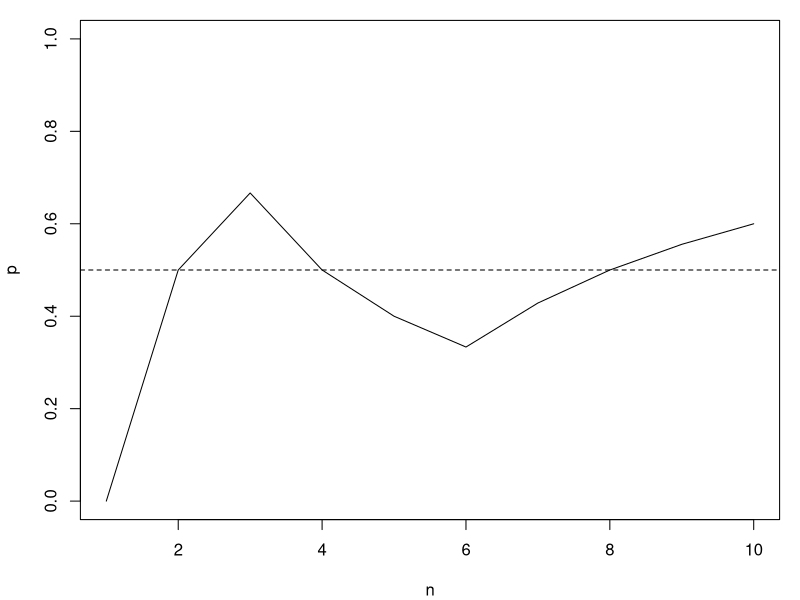
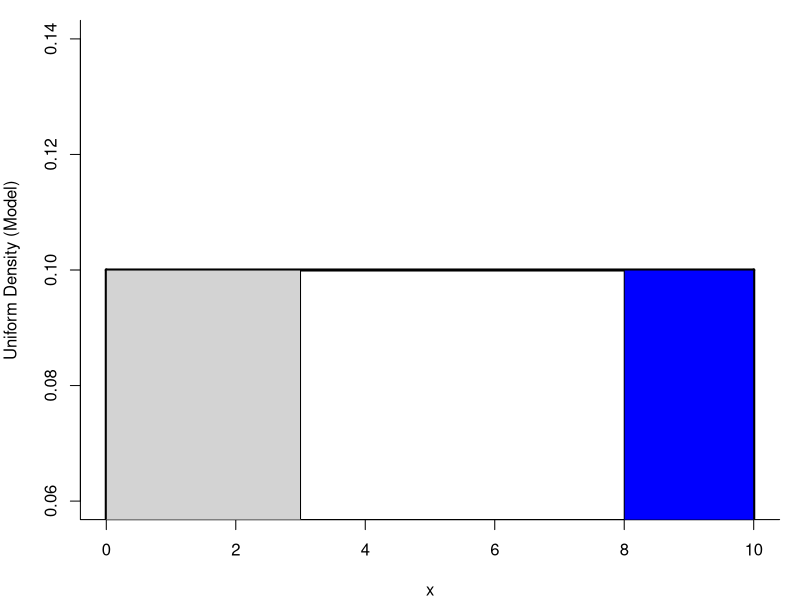
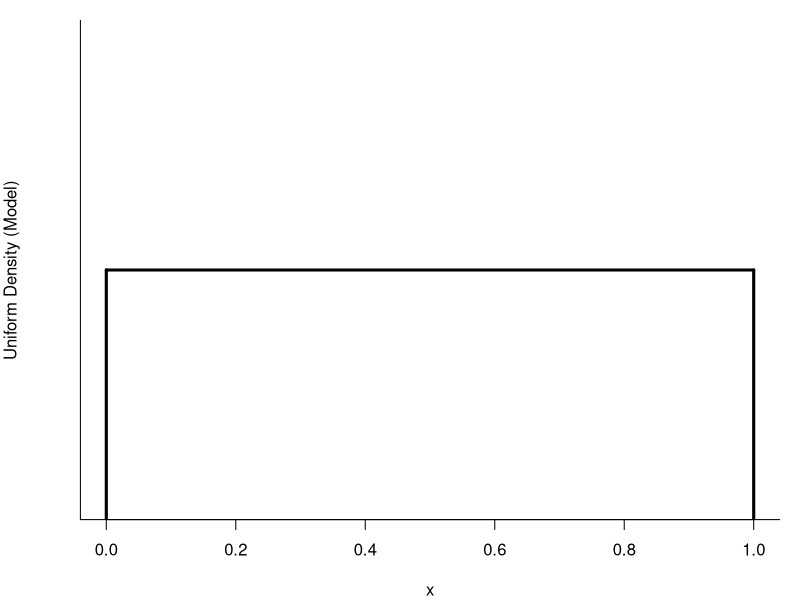
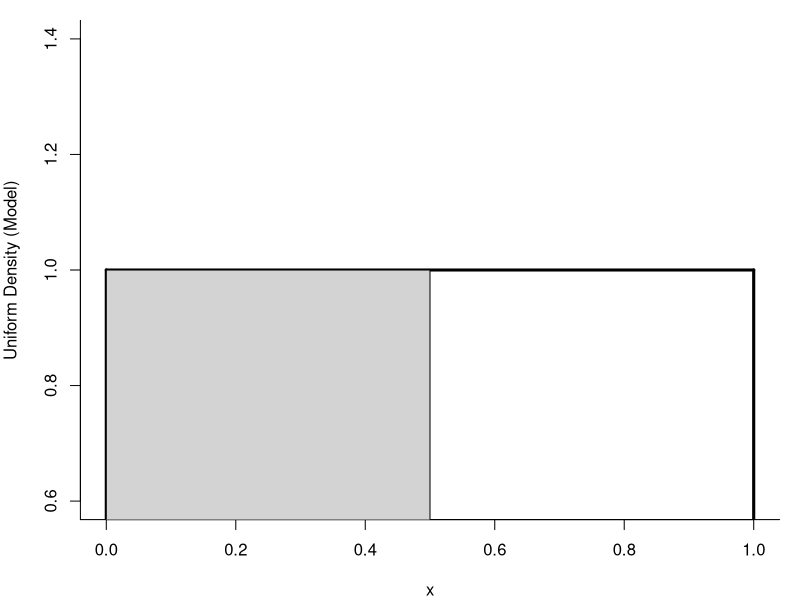
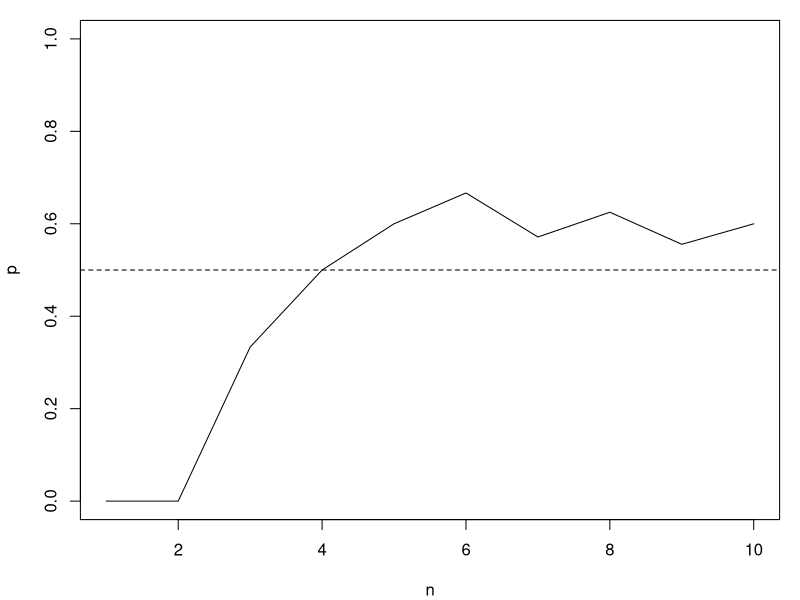
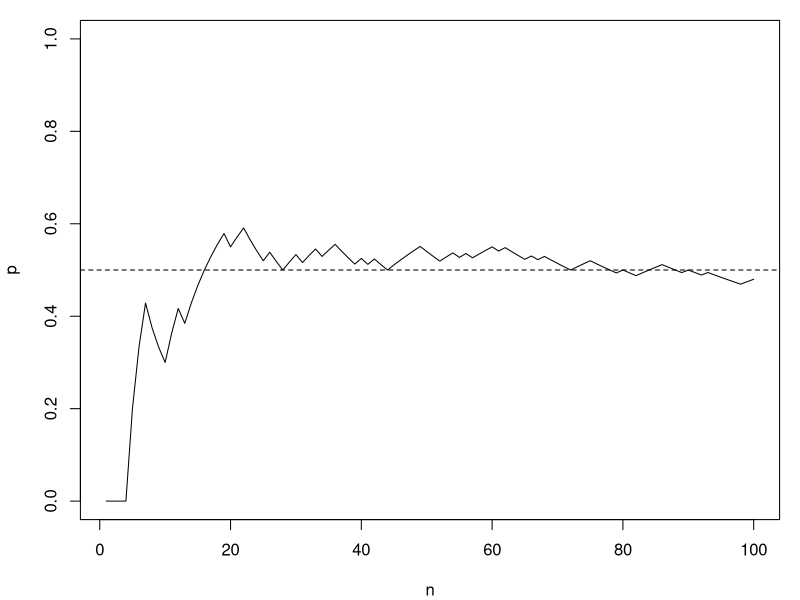
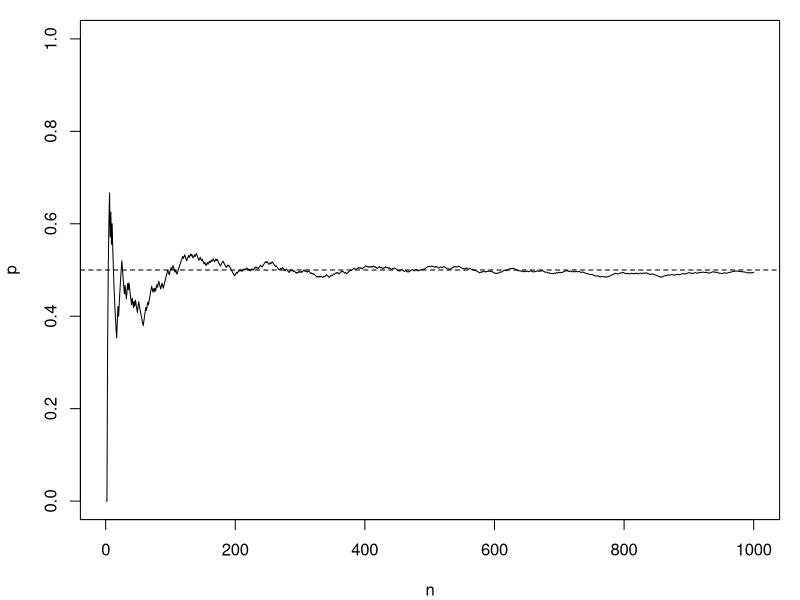
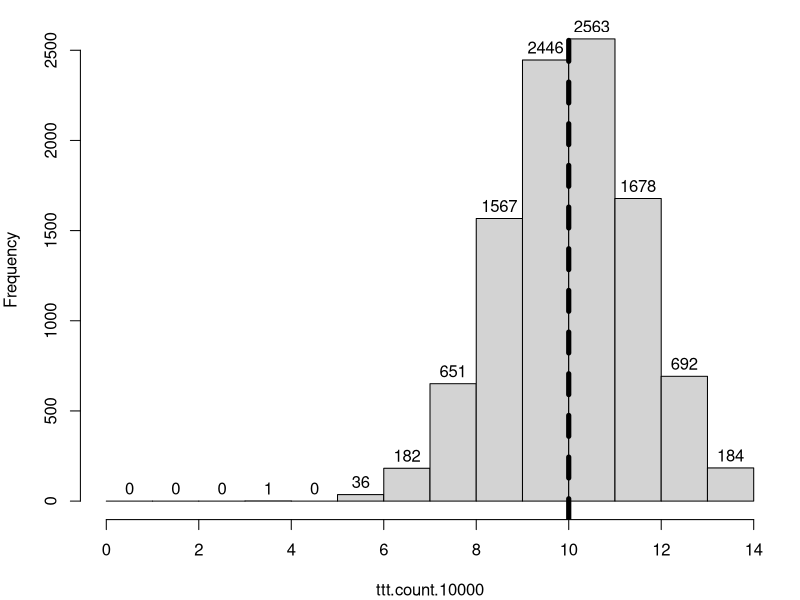

The R script that drew these images, in order: (Note: this script raises an error after producing the figures.)
# My personal favorite graphics/number settings (not necessary)
par(oma=c(0,0,1,1)+0.01, mar=c(4,4,0,0)+0.01, pch=20)
options(scipen=7, digits=3)
set.seed(1234555)


yawn.data <- matrix(c(10,4,24,12), nrow=2, byrow=TRUE,
                dimnames = list(c("Yawned", "No Yawn"),
                                c("Yawn Seed", "No Seed")))
yawn.data

addmargins(yawn.data)

prop.table(yawn.data, margin=1)
prop.table(yawn.data, margin=2)

addmargins(prop.table(yawn.data, 1), 2)
addmargins(prop.table(yawn.data, 2), 1)

# If no association between yawn seed and yawning, then 14 yawners were just tired and would have yawned anyway, no matter which group they were assigned to.  

# The only variability in the number who yawn (or not) comes from the experimenters intervention: randomizing people to one group (seed) or the other (no seed).

# Set up "cards" to represent the 14 yawners (red) and 36 non-yawners (black)
cards <- c(rep("red", 14), rep("black", 36))
cards

# Shuffle (sample) 34 from the cards to represent randomization of people into the yawn seed treatment group
shuffle.ttt <- sample(cards, 34)
shuffle.ttt

# Count how many red cards (yawners) end up in this group by chance alone.
shuffle.ttt == "red"
sum(shuffle.ttt == "red")
ttt.count <- sum(shuffle.ttt == "red")
ttt.count

# Repeat this simulation of data (shuffle) 20 times
set.seed(12345)
ttt.count.20 <- replicate(20, sum(sample(cards, 34)=="red"))
ttt.count.20
# How often did we get the same result as in the Mythbusters' data?
sum(ttt.count.20 == 10)
##### YES.  That is a double equal sign (comparison, not assignment)
sum(ttt.count.20 == 10) / 20

# Is this the "probability" of getting 10 out of 14 yawners into the treatment group just by the random allocation of people to groups?

####################################################### 
# Time out!  What do we mean by the word "probability"?
####################################################### 

# Sequence of 10 coin flips (1 = "success" = "heads")
x <- cumsum(c(0,1,1,0,0,0,1,1,1,1))
x
n <- seq(from=1, to=10, by=1)
n

p <- x/n
p

plot(n, p, ylim=c(0,1), type="l")
abline(h=0.5, lty=2)

# How can we simulate coin flipping in the computer?
# The computer can generate random numbers between a and b
# So, the computer generates samples from the uniform density (model)

# Waiting for the bus...
a <- 0
b <- 10
fu <- 1/(b-a)
plot(c(a,b), c(fu,fu), bty="l", type="l", lwd=3, xlab="x", ylab="Uniform Density (Model)", main="")
lines(c(a,a),c(0,fu), lwd=3)
lines(c(b,b),c(0,fu), lwd=3)

# What is the chance I wait less than 3 minutes?
polygon(x=c(0,3,3,0,0), y=c(0,0,fu,fu,0), col="lightgrey")

# What is the chance I wait at least 8 minutes?
polygon(x=c(8,b,b,8,8), y=c(0,0,fu,fu,0), col="blue")

# The "standard" uniform distribution
# Useful for simulating so many things!!!

# Coin flips have Prob(heads)=0.5, Prob(tails)=0.5
a <- 0
b <- 1
fu <- 1/(b-a)
plot(c(a,b), c(fu,fu), bty="l", type="l", lwd=3, yaxt="n", xlab="x", ylab="Uniform Density (Model)", main="")
lines(c(a,a),c(0,fu), lwd=3)
lines(c(b,b),c(0,fu), lwd=3)

# How tall is this density?
plot(c(a,b), c(fu,fu), bty="l", type="l", lwd=3, xlab="x", ylab="Uniform Density (Model)", main="")
lines(c(a,a),c(0,fu), lwd=3)
lines(c(b,b),c(0,fu), lwd=3)

# Where is the median?
# What number has 50% of area to the left and right?
polygon(x=c(0,0.5,0.5,0,0), y=c(0,0,fu,fu,0), col="lightgrey")

# We know that Prob(number to the left of 0,5) = 0.5 = Prob(heads)
# and Prob(number to the left of 0,5) = 0.5 = Prob(tails)

# Let heads = random number is on the left of 0.5
# Let tails = random number is on the right of 0.5
# Simulate 10 coin flips
set.seed(123456)
xunif <- runif(10)
xunif

xflips <- 1 * (xunif <= 0.5)
xflips
x <- cumsum(xflips)
x
n <- seq(from=1, to=10, by=1)
n
p <- x/n
p

plot(n, p, type="l", ylim=c(0,1))
abline(h=0.5, lty=2)

###################################################
# Probability is the "long run" proportion
###################################################

# Do 100 simulated coin flips
set.seed(12345)
xunif <- runif(100)
xflips <- 1 * (xunif <= 0.5)
x <- cumsum(xflips)
n <- seq(from=1, to=100, by=1)
p <- x/n

plot(n, p, type="l", ylim=c(0,1))
abline(h=0.5, lty=2)

# Do 1,000 simulated coin flips
set.seed(123456)
xunif <- runif(1000)
xflips <- 1 * (xunif <= 0.5)
x <- cumsum(xflips)
n <- seq(from=1, to=1000, by=1)
p <- x/n

plot(n, p, type="l", ylim=c(0,1))
abline(h=0.5, lty=2)

####################################################### 
# OK.  Back to finding the probability of getting 10 out of 14 yawners into the treatment group just by the random allocation 
####################################################### 

set.seed(12345)
ttt.count.10000 <- replicate(10000, sum(sample(cards, 34)=="red"))
hist(ttt.count.10000, labels=TRUE, breaks=seq(0,14,1), right=FALSE, main="")
abline(v=10, lwd=5, lty=2)

# How statisticians measure "evidence" against the null hypothesis:
# What is the chance of getting data as (or more) "extreme" than the data we actually observed?
# "as extreme" means "as far from expected"
sum(ttt.count.10000 >= 10)
sum(ttt.count.10000 >= 10) / 10000

#########################################################
# A less restrictive null hypothesis
#########################################################

# If no association between yawn seed and yawning, then the PROPORTION of yawners in each group would be the same.  

# The only variability in the proportions who yawn (or not) comes from the experimenters intervention: randomizing people to one group (treatment=seed) or the other (control=no seed).

# Null hypothesis in symbols:   p1 = p2 = p 
# What do the symbols mean?
# Is p = 0.5?













p <- 14/50  # our best guess (using the observed data)
p

# Statistics = numbers calculated from the data (estimates for p1 and p2)
phat1.obs <- 10/34
phat2.obs <- 4/16
diff.obs <- phat1.obs - phat2.obs
cbind(phat1.obs, phat2.obs, diff.obs)

# Is this a "significant" difference or could it have occured by chance?

# According to the null hypothesis, each phat is the result of a observing 
# (1) n1=34 people from a population with proportion p yawners
# (2) n2=16 people from the same population with proportion p yawners

################################################
# How can we simulate other datasets that could have occured?
# (under the objective assumption that the treatment has no effect)
################################################

# Remember how we randomly flipped a fair coin using the uniform density
set.seed(12345)
xunif <- runif(1)
xunif
# heads=1 if the number is <= 0.5 (otherwise, tails=0)
1 * (xunif <= 0.5)

# and again
xunif <- runif(1);   xunif;   1 * (xunif <= 0.5)
# and again
xunif <- runif(1);   xunif;   1 * (xunif <= 0.5)
# and again
xunif <- runif(1);   xunif;   1 * (xunif <= 0.5)

# But, we do not want to use a fair coin this time.
# What should we use as the Prob(heads)
# = Prob(success) = P(person yawns) = p?










p <- 14/50  # our best guess (using the observed data)
p

# and repeat n1=34 times
set.seed(12345678)
xunif <- runif(34);   xunif;   1 * (xunif <= p)
# how many heads (yawners) did we happen to get at random (out of 34)?
sum(1 * (xunif <= p))
# what was the simulated proportion of yawners in the treatment group?
sum(1 * (xunif <= p)) / 34
# How does that compare with the estimated proportion in the population?
p

# Let's try this again (another simulated sample of 34 from the population)
xunif <- runif(34);  c(sum(1 * (xunif <= p)), sum(1 * (xunif <= p)) / 34, p)
# ...and again
xunif <- runif(34);  c(sum(1 * (xunif <= p)), sum(1 * (xunif <= p)) / 34, p)
# ...and again
xunif <- runif(34);  c(sum(1 * (xunif <= p)), sum(1 * (xunif <= p)) / 34, p)
# ...and again
xunif <- runif(34);  c(sum(1 * (xunif <= p)), sum(1 * (xunif <= p)) / 34, p)


# So, for the control (n2=16) and treatment (n1=34) groups, these phats could also have occurred
xunif1 <- runif(34)
phat1=sum(1 * (xunif1 <= p)) / 34
xunif2 <- runif(16)
phat2=sum(1 * (xunif2 <= p)) / 16
cbind(phat1, phat2, diff=phat1-phat2)
#... and again and again and again
# and what did we observe in the data?
cbind(phat1.obs, phat2.obs, diff.obs)

# What is the distribution of phat2 - phat1 
set.seed(123456)
phats1 <- replicate(1000, sum(1 * (runif(34) <= p)) / 34)
phats2 <- replicate(1000, sum(1 * (runif(16) <= p)) / 16)
diffs.sim <- phats1 - phats2
hist(diffs.sim, col="lightgrey", main="")
abline(v=diff.obs, lwd=3, lty=2)

# What proportion of simulated outcomes were as (or more) extreme as the observed outcome
sum( diffs.sim >= diff.obs)
sum( diffs.sim >= diff.obs) / 1000


###########################################################
# What is the distribution of possible outcomes when the null hypothesis is true?
###########################################################

# Where should this distribution be centered?
mean(diffs.sim)

# What is the spread of this distribution?
sd(diffs.sim)

# Could the distribution of simulated differences have come from a normal density?

# standardize the outcomes
z <- (diffs.sim - mean(diffs.sim)) / sd(diffs.sim) 
n <- 1000
# Make a fair comparison of the sampling distribution to the normal distribution
par(mfrow=c(3,3)) # set up a graphics window with 9 plots (3 x 3 grid)
lim <- c(-3.5, 3.5) # get ready to use the same x-axis and y-axis for each graph
qqnorm(z, pch=20, xlim=lim, ylim=lim, main="");  qqline(z)
text(-3.5, 3, "Obs Z-Scores", pos=4)
set.seed(1234)
for (i in 1:8) {
  z = rnorm(n)
  qqnorm(z, pch=20, xlim=lim, ylim=lim, main="");  qqline(z)
  text(-3.5, 3, paste("Normal Simulation", i), pos=4)
}
par(mfrow=c(1,1)) # return the settings to 1 graph per page

# So, could we use the normal density to estimate the chance of getting data as extreme or more as observed (if null hypothesis true)?

# Probability from normal density approximation
z <- diff.obs / sd(diffs.sim)
z
1 - pnorm(z)
# Probability from simulation
sum( diffs.sim >= diff.obs) / 1000



#######################################################
#######################################################
################# STOP HERE
#######################################################
#######################################################









#######################################################
# Probability model
# Coin flips: "equally likely" and counting to find probabilities
# Hypergeometric model
#######################################################

# Using the hypergeometric probability model...
# X = number of yawners randomly assigned to yawn seed is a "random variable"
# A random variable has a distribution
# (1) Possible values: x = 0, 1, 2, 3, ..., 14
# (2) Frequency (probability) of occurrance: p(10) = 
dhyper(10, m=14, n=36, k=34)

# p-value = P(X >= 10) = 
1 - phyper(9, m=14, n=36, k=34)
# p-value estimated from 10,000 simulations
sum(seed.count.1000 >= 10) / 1000
